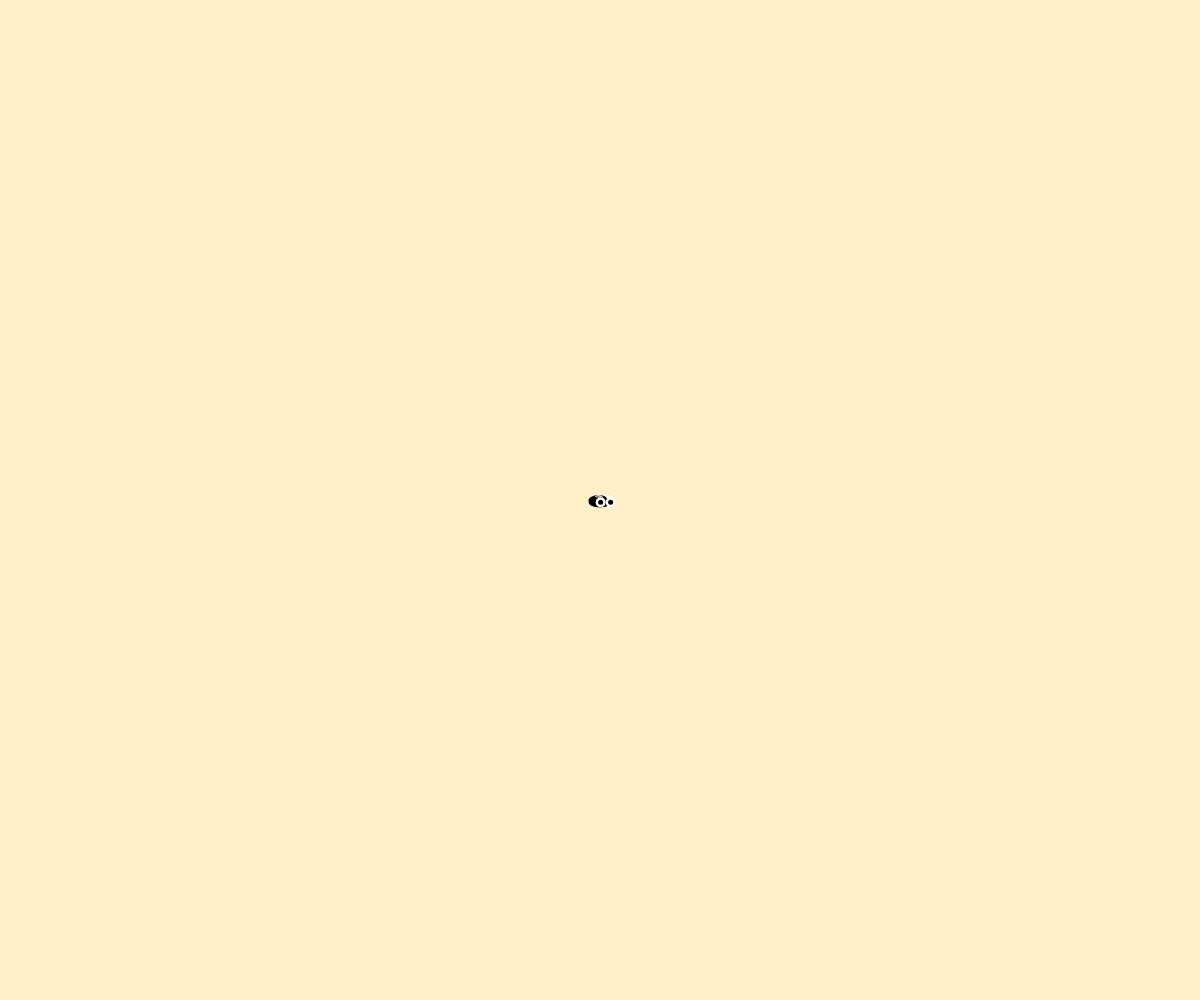
Frame 1 (no input)
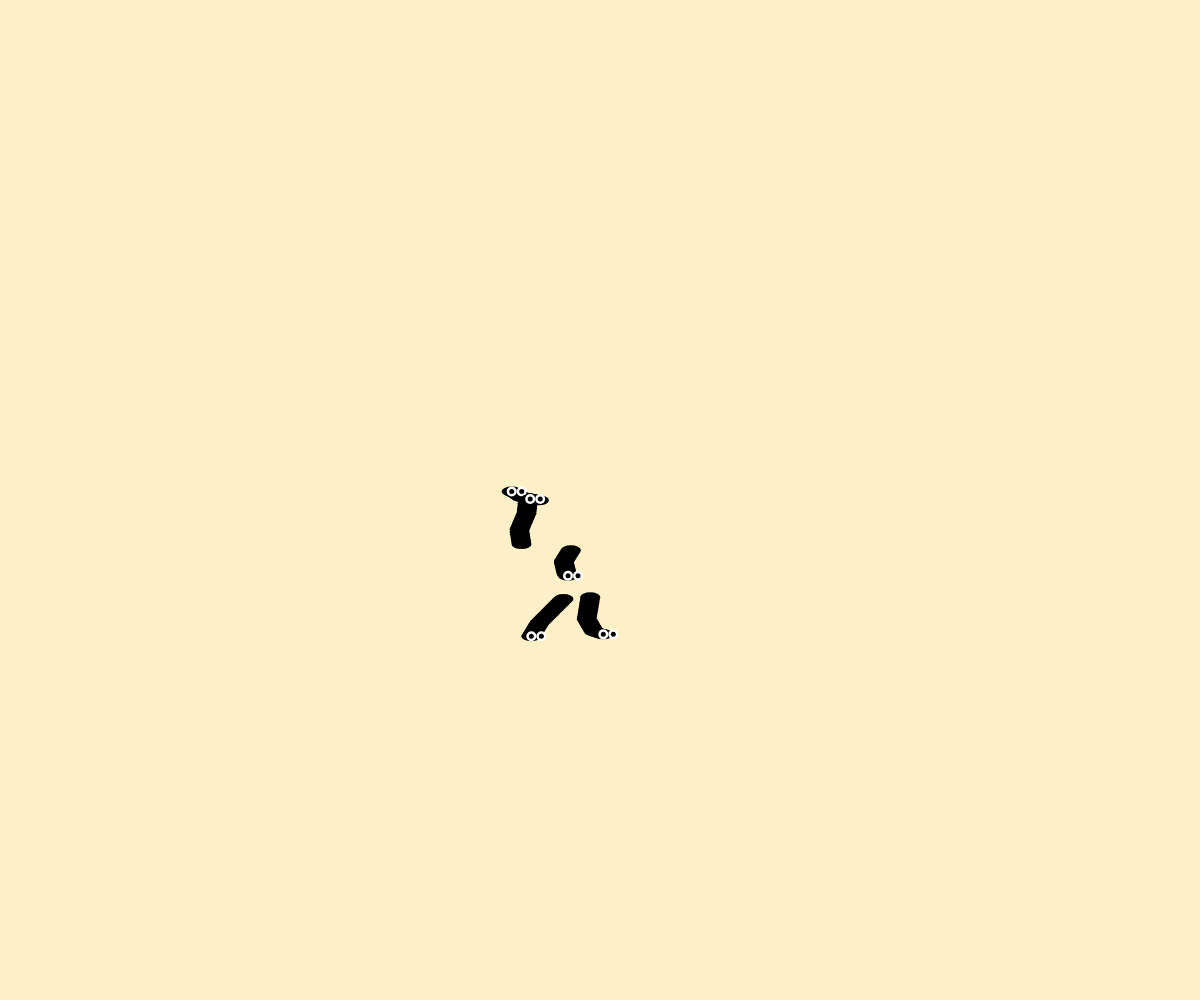
Frame 60 (no input)
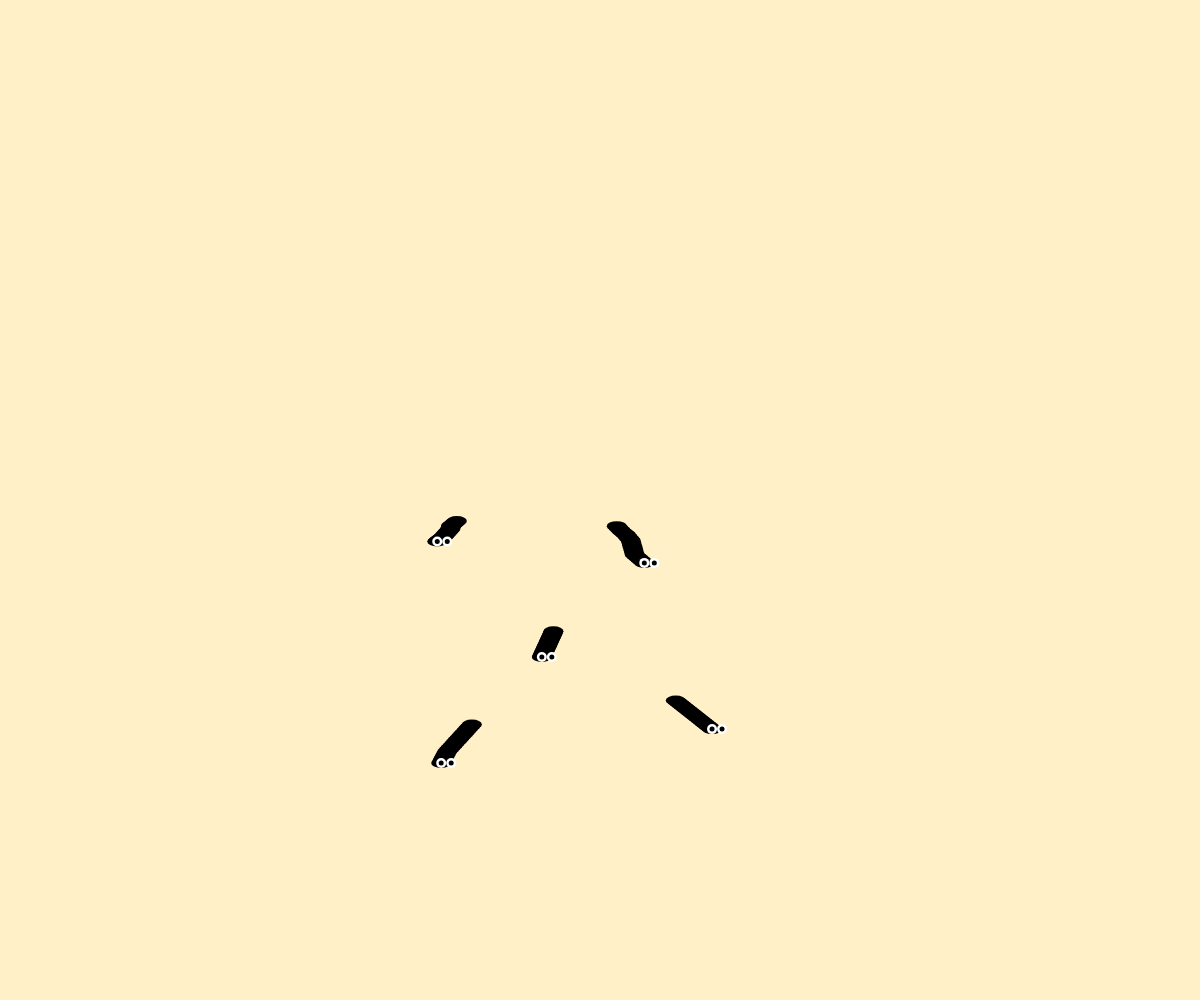
Frame 120 (the mouse pressed at the canvas centre since frame 60)

The p5.js sketch that drew these frames (run headless with seeded random() and noise() and a simulated clock; from frame 60 on, the mouse is pressed at the canvas centre):

// p5.js sketch
// ── sketch.js
let worms = [];
let newWormInterval = 120; // Intervalo para crear un nuevo gusano desde el centro

function setup() {
  createCanvas(windowWidth, windowHeight); // Hacer que el canvas coincida con el tamaño de la ventana
  background(255, 240, 200);
  noStroke();

  // Crear gusanos iniciales desde el centro
  for (let i = 0; i < 5; i++) {
    worms.push(new Worm(width / 2, height / 2, true, "black"));
  }
}

function draw() {
  background(255, 240, 200);

  // Dibuja y actualiza todos los gusanos
  for (let i = worms.length - 1; i >= 0; i--) {
    worms[i].move();
    worms[i].display();

    if (worms[i].isOffScreen()) {
      if (worms[i].isFromCenter) {
        worms.push(new Worm(width / 2, height / 2, true, "black"));
      }
      worms.splice(i, 1);
    }
  }

  // Crea un nuevo gusano desde el centro a intervalos regulares
  if (frameCount % newWormInterval === 0) {
    worms.push(new Worm(width / 2, height / 2, true, "black"));
  }
}

class Worm {
  constructor(x, y, isFromCenter = false, color) {
    this.body = [];
    this.segmentLength = 20;
    this.x = x;
    this.y = y;
    this.speed = random(1, 3);
    this.angle = random(TWO_PI);
    this.isFromCenter = isFromCenter;
    this.eyeSize = 5; // Tamaño de los ojos
    this.eyeOffset = this.segmentLength * 0.6; // Distancia desde el extremo del gusano
    this.color = color; // Color del gusano (cadena de texto)
  }

  move() {
    const deltaX = cos(this.angle) * this.speed;
    const deltaY = sin(this.angle) * this.speed;
    this.x += deltaX;
    this.y += deltaY;

    this.body.push([this.x, this.y]);

    if (this.body.length > 20) {
      this.body.shift();
    }

    if (random(1) < 0.1) {
      this.angle += random(-PI / 4, PI / 4);
    }
  }

  display() {
    fill(this.color); // Establece el color del gusano
    for (let i = 0; i < this.body.length; i++) {
      const segment = this.body[i];
      ellipse(segment[0], segment[1], this.segmentLength, this.segmentLength / 2);
    }

    // Calcular las coordenadas de los ojos más cerca del extremo del gusano
    const eyeX = this.body[this.body.length - 1][0];
    const eyeY = this.body[this.body.length - 1][1];

    // Dibujar los ojos en el extremo del gusano, POR DENTRO
    fill(255); // Ojos blancos
    ellipse(eyeX, eyeY, this.eyeSize * 2, this.eyeSize * 2); // Ojo izquierdo
    ellipse(eyeX + 10, eyeY, this.eyeSize * 2, this.eyeSize * 2); // Ojo derecho

    // Dibujar las pupilas negras
    fill(0); // Pupilas negras
    ellipse(eyeX, eyeY, this.eyeSize, this.eyeSize); // Pupila izquierda
    ellipse(eyeX + 10, eyeY, this.eyeSize, this.eyeSize); // Pupila derecha
  }

  isOffScreen() {
    return (
      this.x < -this.segmentLength ||
      this.x > width + this.segmentLength ||
      this.y < -this.segmentLength ||
      this.y > height + this.segmentLength
    );
  }
}

function mouseClicked() {
  const randomX = mouseX;
  const randomY = mouseY;
  const randomColor = getRandomColor(); // Generar un color aleatorio
  worms.push(new Worm(randomX, randomY, false, randomColor));
}

// Función para generar un color aleatorio en formato CSS
function getRandomColor() {
  const letters = "0123456789ABCDEF";
  let color = "#";
  for (let i = 0; i < 6; i++) {
    color += letters[Math.floor(Math.random() * 16)];
  }
  return color;
}

function windowResized() {
  resizeCanvas(windowWidth, windowHeight); // Ajustar el tamaño del canvas cuando la ventana cambia de tamaño
}
